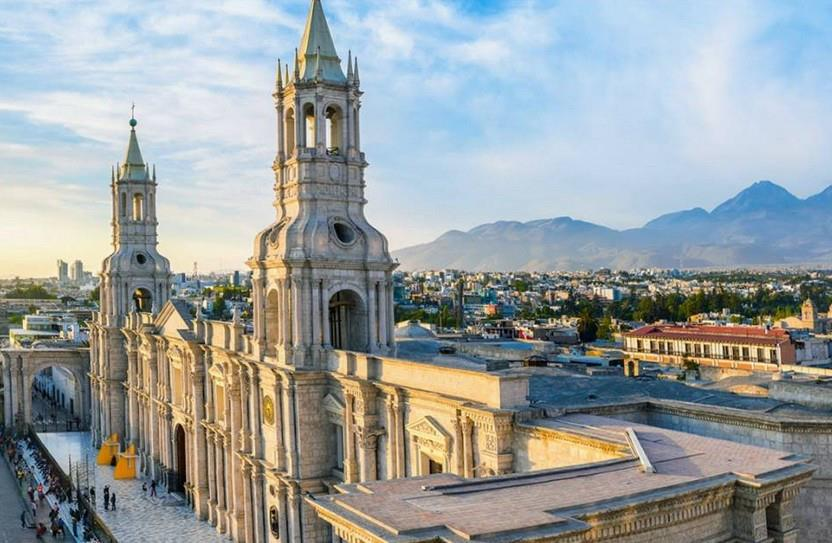
#> input picture practica_12/plaza.jpg, 832 x 543 px
$ python blend.py
#> lines starting #> are read from the running program, lines starting #| are printed output that depends on the picture
import cv2 as cv
import matplotlib.pyplot as plt
import math

img=cv.imread('plaza.jpg')
#> img is the input picture: shape (543, 832, 3); mean B, G, R 159.7, 159.5, 153.5
img2=cv.imread('tigre.jpg')
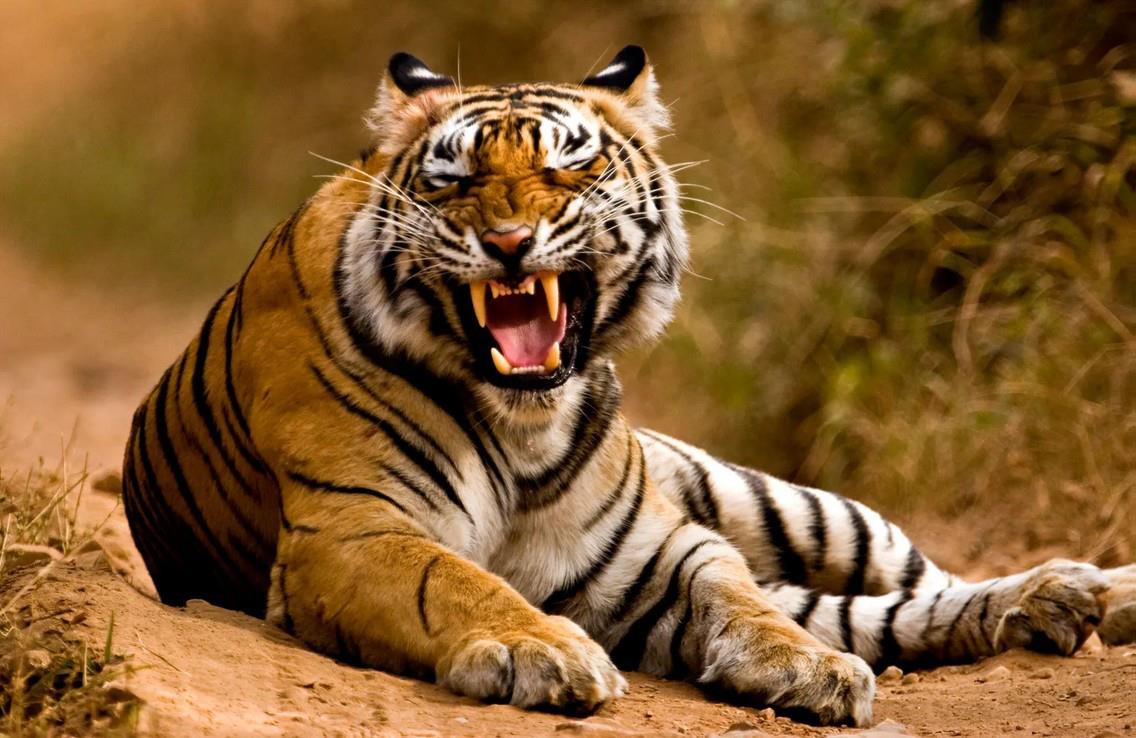
#> input picture practica_12/tigre.jpg, 1136 x 738 px
#> img2 is the input picture: shape (738, 1136, 3); mean B, G, R 47.2, 92.1, 130.4

a=max(len(img),len(img2))
#> a = 738
b=max(len(img[0]),len(img2[0]))
#> b = 1136
img=cv.resize(img,(b,a))
#> img: shape (738, 1136, 3)
img2=cv.resize(img2,(b,a))

C=0.75

for x in range(a):
    for y in range(b):
        x1=abs(math.floor(img.item(x,y,0)*(C)) + math.floor(img2.item(x,y,0)*(1-C)))
        img.itemset((x,y,0),x1)
        x1=abs(math.floor(img.item(x,y,1)*(C)) + math.floor(img2.item(x,y,1)*(1-C)))
        img.itemset((x,y,1),x1)
        x1=abs(math.floor(img.item(x,y,2)*(C)) + math.floor(img2.item(x,y,2)*(1-C)))
        img.itemset((x,y,2),x1)
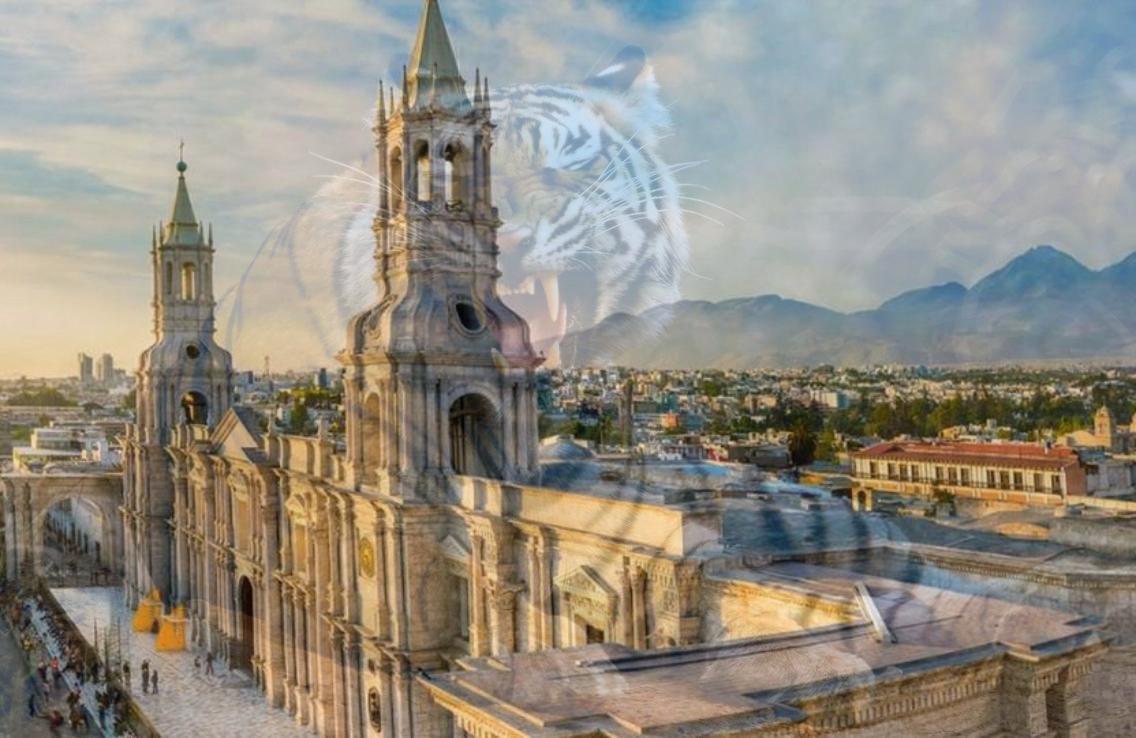
#> img: shape (738, 1136, 3); mean B, G, R 130.8, 141.8, 146.9

plt.subplot(1,1,1),plt.imshow(cv.cvtColor(img, cv.COLOR_BGR2RGB)),plt.title('C = 0.25')
#plt.subplot(1,2,2),plt.imshow(cv.cvtColor(hoja, cv.COLOR_BGR2RGB)),plt.title('Thresholding = 170')
plt.show()
